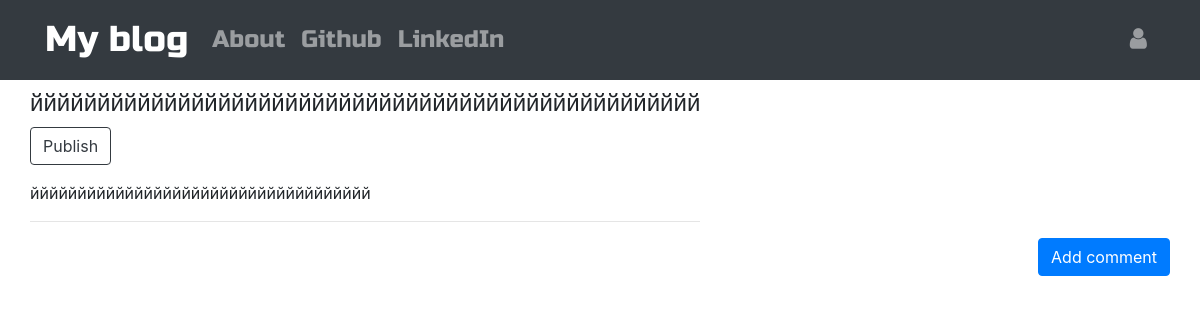
The page /post/5 on the database its author committed.
### blog/models.py (models this page shows, shortened)
class Post(models.Model):
    author = models.ForeignKey('auth.User', on_delete=models.CASCADE)
    title = models.CharField(max_length=200)
    text = models.TextField()
    created_date = models.DateTimeField(default=timezone.now)
    published_date = models.DateTimeField(blank=True, null=True)

### blog/views.py (the view)
# urls.py: path('post/<int:pk>', views.PostDetailView.as_view(), name='post_detail'),
class PostDetailView(DetailView):
    model = Post

### blog/templates/blog/post_detail.html (shortened to what this page needs)
{% extends 'blog/base.html' %}
{% block content %}
  <h1 class='posttitle loader'>{{ post.title }}</h1>
  {% if post.published_date %}
    <div class="date postdate">
      {{ post.published_date }}
    </div>
  {% else %}
    <a class='btn btn-outline-dark' href="{% url 'post_publish' pk=post.pk%}">Publish</a>
  {% endif %}
  <p class='postcontent'>{{ post.text|safe|linebreaksbr }}</p>
  <hr>
  <a class='btn btn-primary btn-comment' href="{% url 'add_comment_to_post' pk=post.pk %}">Add comment</a>
  <div class="container">
    {% for comment in post.comments.all %}
    <br>
    {% empty %}
      <p>No Comments</p>
    {% endfor %}
  </div>
{% endblock %}

### blog/static/css/blog.css (style rules this page uses)
.posttitle { font-family: 'Russo One', sans-serif; font-size: 1.5em; text-align: center; }
.postcontent { font-family: 'Montserrat'; font-size: 1.5em; }
.btn-comment { position: absolute; right: 0px; }
.loader { filter:hue-rotate(0deg); color:linear-gradient(45deg,#0f8,#08f); animation:hue 10000ms infinite linear; }

### rows shown on the page
Post: title "йййййййййййййййййййййййййййййййййййййййййййййййййй", text "йййййййййййййййййййййййййййййййййййй"
